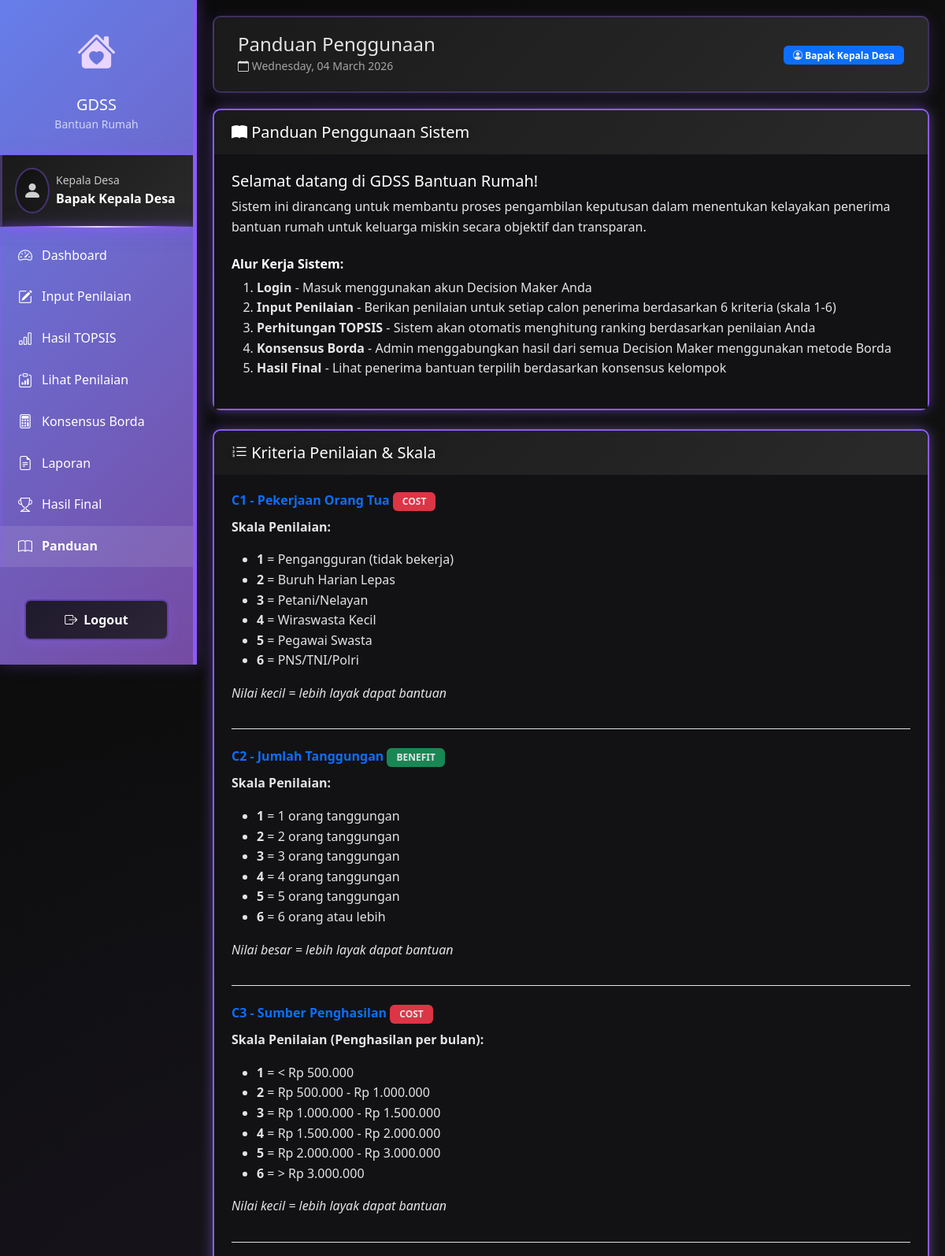
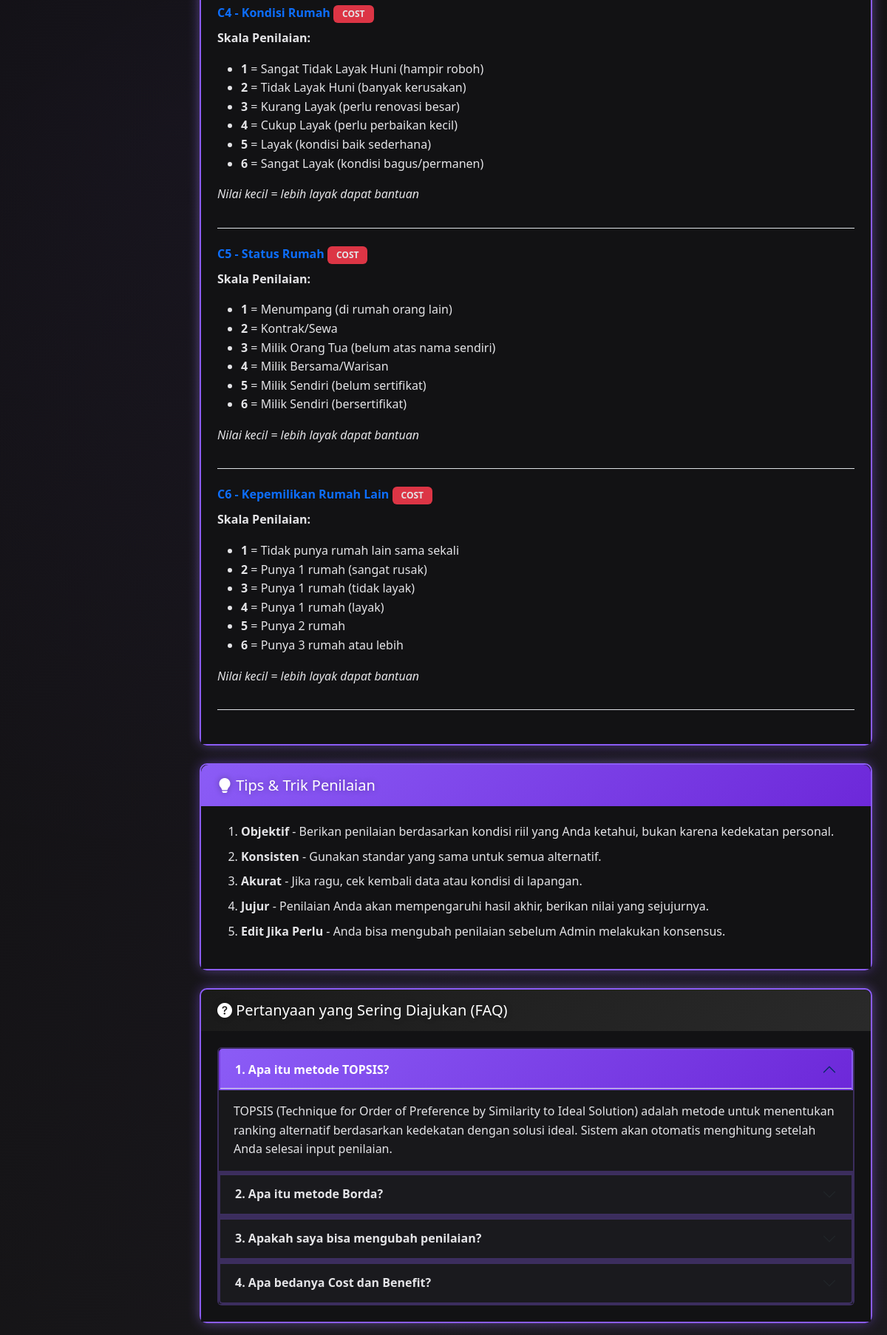
/dm/panduan.php (signed in, upper part), run on the app's committed database (2 pictures, top to bottom).
### tables this page shows
CREATE TABLE `kriteria` (
  `id` int NOT NULL,
  `kode` varchar(10) NOT NULL,
  `nama_kriteria` varchar(100) NOT NULL,
  `jenis` enum('cost','benefit') NOT NULL,
  `bobot` decimal(5,3) NOT NULL
);

### config/database.php (called while the page is built, shortened)
<?php
$conn = mysqli_connect(DB_HOST, DB_USER, DB_PASS, DB_NAME);
mysqli_set_charset($conn, "utf8");
function query($sql) {
    global $conn;
    $result = mysqli_query($conn, $sql);
    return $result;
}
function fetchAll($sql) {
    $result = query($sql);
    $rows = [];
    while ($row = mysqli_fetch_assoc($result)) {
        $rows[] = $row;
    }
    return $rows;
}
?>

### dm/panduan.php (the view, shortened to what this page needs)
<?php
require_once '../includes/header.php';
$kriteria = fetchAll("SELECT * FROM kriteria ORDER BY kode");
?>
<div class="card mb-4">
    <div class="card-header bg-primary text-white">
        <h5 class="mb-0">
            <i class="bi bi-book-fill"></i> Panduan Penggunaan Sistem
        </h5>
    </div>
    <div class="card-body">
        <h5>Selamat datang di GDSS Bantuan Rumah!</h5>
        <p>
            Sistem ini dirancang untuk membantu proses pengambilan keputusan dalam menentukan
            kelayakan penerima bantuan rumah untuk keluarga miskin secara objektif dan transparan.
        </p>
        <h6 class="mt-4"><strong>Alur Kerja Sistem:</strong></h6>
        <ol>
            <li>
                <strong>Login</strong> - Masuk menggunakan akun Decision Maker Anda
            </li>
            <li>
                <strong>Input Penilaian</strong> - Berikan penilaian untuk setiap calon penerima
                berdasarkan 6 kriteria (skala 1-6)
            </li>
            <li>
                <strong>Perhitungan TOPSIS</strong> - Sistem akan otomatis menghitung ranking
                berdasarkan penilaian Anda
            </li>
            <li>
                <strong>Konsensus Borda</strong> - Admin menggabungkan hasil dari semua Decision Maker
                menggunakan metode Borda
            </li>
            <li>
                <strong>Hasil Final</strong> - Lihat penerima bantuan terpilih berdasarkan konsensus kelompok
            </li>
        </ol>
    </div>
</div>
<div class="card mb-4">
    <div class="card-header bg-success text-white">
        <h5 class="mb-0">
            <i class="bi bi-list-ol"></i> Kriteria Penilaian & Skala
        </h5>
    </div>
    <div class="card-body">
        <?php foreach ($kriteria as $k): ?>
        <div class="mb-4 pb-3 border-bottom">
            <h6 class="text-primary">
                <strong><?= $k['kode'] ?> - <?= $k['nama_kriteria'] ?></strong>
                <span class="badge bg-<?= $k['jenis'] == 'cost' ? 'danger' : 'success' ?>">
                    <?= strtoupper($k['jenis']) ?>
                </span>
            </h6>
            <?php if ($k['kode'] == 'C1'): ?>
                <p><strong>Skala Penilaian:</strong></p>
                <ul>
                    <li><strong>1</strong> = Pengangguran (tidak bekerja)</li>
                    <li><strong>2</strong> = Buruh Harian Lepas</li>
                    <li><strong>3</strong> = Petani/Nelayan</li>
                    <li><strong>4</strong> = Wiraswasta Kecil</li>
                    <li><strong>5</strong> = Pegawai Swasta</li>
                    <li><strong>6</strong> = PNS/TNI/Polri</li>
                </ul>
                <p class="text-muted"><em>Nilai kecil = lebih layak dapat bantuan</em></p>
            <?php elseif ($k['kode'] == 'C2'): ?>
                <p><strong>Skala Penilaian:</strong></p>
                <ul>
                    <li><strong>1</strong> = 1 orang tanggungan</li>
                    <li><strong>2</strong> = 2 orang tanggungan</li>
                    <li><strong>3</strong> = 3 orang tanggungan</li>
                    <li><strong>4</strong> = 4 orang tanggungan</li>
                    <li><strong>5</strong> = 5 orang tanggungan</li>
                    <li><strong>6</strong> = 6 orang atau lebih</li>
                </ul>
                <p class="text-muted"><em>Nilai besar = lebih layak dapat bantuan</em></p>
            <?php elseif ($k['kode'] == 'C3'): ?>
                <p><strong>Skala Penilaian (Penghasilan per bulan):</strong></p>
                <ul>
                    <li><strong>1</strong> = < Rp 500.000</li>
                    <li><strong>2</strong> = Rp 500.000 - Rp 1.000.000</li>
                    <li><strong>3</strong> = Rp 1.000.000 - Rp 1.500.000</li>
                    <li><strong>4</strong> = Rp 1.500.000 - Rp 2.000.000</li>
                    <li><strong>5</strong> = Rp 2.000.000 - Rp 3.000.000</li>
                    <li><strong>6</strong> = > Rp 3.000.000</li>
                </ul>
                <p class="text-muted"><em>Nilai kecil = lebih layak dapat bantuan</em></p>
            <?php elseif ($k['kode'] == 'C4'): ?>
                <p><strong>Skala Penilaian:</strong></p>
                <ul>
                    <li><strong>1</strong> = Sangat Tidak Layak Huni (hampir roboh)</li>
                    <li><strong>2</strong> = Tidak Layak Huni (banyak kerusakan)</li>
                    <li><strong>3</strong> = Kurang Layak (perlu renovasi besar)</li>
                    <li><strong>4</strong> = Cukup Layak (perlu perbaikan kecil)</li>
                    <li><strong>5</strong> = Layak (kondisi baik sederhana)</li>
                    <li><strong>6</strong> = Sangat Layak (kondisi bagus/permanen)</li>
                </ul>
                <p class="text-muted"><em>Nilai kecil = lebih layak dapat bantuan</em></p>
            <?php elseif ($k['kode'] == 'C5'): ?>
                <p><strong>Skala Penilaian:</strong></p>
                <ul>
                    <li><strong>1</strong> = Menumpang (di rumah orang lain)</li>
                    <li><strong>2</strong> = Kontrak/Sewa</li>
                    <li><strong>3</strong> = Milik Orang Tua (belum atas nama sendiri)</li>
                    <li><strong>4</strong> = Milik Bersama/Warisan</li>
                    <li><strong>5</strong> = Milik Sendiri (belum sertifikat)</li>
                    <li><strong>6</strong> = Milik Sendiri (bersertifikat)</li>
                </ul>
                <p class="text-muted"><em>Nilai kecil = lebih layak dapat bantuan</em></p>
            <?php elseif ($k['kode'] == 'C6'): ?>
                <p><strong>Skala Penilaian:</strong></p>
                <ul>
                    <li><strong>1</strong> = Tidak punya rumah lain sama sekali</li>
                    <li><strong>2</strong> = Punya 1 rumah (sangat rusak)</li>
                    <li><strong>3</strong> = Punya 1 rumah (tidak layak)</li>
                    <li><strong>4</strong> = Punya 1 rumah (layak)</li>
                    <li><strong>5</strong> = Punya 2 rumah</li>
                    <li><strong>6</strong> = Punya 3 rumah atau lebih</li>
                </ul>
                <p class="text-muted"><em>Nilai kecil = lebih layak dapat bantuan</em></p>
            <?php endif; ?>
        </div>
        <?php endforeach; ?>
    </div>
</div>
<div class="card mb-4">
    <div class="card-header bg-warning">
        <h5 class="mb-0">
            <i class="bi bi-lightbulb-fill"></i> Tips & Trik Penilaian
        </h5>
    </div>
    <div class="card-body">
        <ol>
            <li class="mb-2">
                <strong>Objektif</strong> - Berikan penilaian berdasarkan kondisi riil yang Anda ketahui,
                bukan karena kedekatan personal.
            </li>
            <li class="mb-2">
                <strong>Konsisten</strong> - Gunakan standar yang sama untuk semua alternatif.
            </li>
            <li class="mb-2">
                <strong>Akurat</strong> - Jika ragu, cek kembali data atau kondisi di lapangan.
            </li>
            <li class="mb-2">
                <strong>Jujur</strong> - Penilaian Anda akan mempengaruhi hasil akhir, berikan nilai yang sejujurnya.
            </li>
            <li class="mb-2">
                <strong>Edit Jika Perlu</strong> - Anda bisa mengubah penilaian sebelum Admin melakukan konsensus.
            </li>
        </ol>
    </div>
</div>
<div class="card">
    <div class="card-header bg-info text-white">
        <h5 class="mb-0">
            <i class="bi bi-question-circle-fill"></i> Pertanyaan yang Sering Diajukan (FAQ)
        </h5>
    </div>
    <div class="card-body">
        <div class="accordion" id="accordionFAQ">
            <div class="accordion-item">
                <h2 class="accordion-header">
                    <button class="accordion-button" type="button" data-bs-toggle="collapse" data-bs-target="#faq1">
                        <strong>1. Apa itu metode TOPSIS?</strong>
                    </button>
                </h2>
                <div id="faq1" class="accordion-collapse collapse show" data-bs-parent="#accordionFAQ">
                    <div class="accordion-body">
                        TOPSIS (Technique for Order of Preference by Similarity to Ideal Solution) adalah
                        metode untuk menentukan ranking alternatif berdasarkan kedekatan dengan solusi ideal.
                        Sistem akan otomatis menghitung setelah Anda selesai input penilaian.
                    </div>
                </div>
            </div>
            <div class="accordion-item">
                <h2 class="accordion-header">
                    <button class="accordion-button collapsed" type="button" data-bs-toggle="collapse" data-bs-target="#faq2">
                        <strong>2. Apa itu metode Borda?</strong>
                    </button>
                </h2>
            </div>
            <div class="accordion-item">
                <h2 class="accordion-header">
                    <button class="accordion-button collapsed" type="button" data-bs-toggle="collapse" data-bs-target="#faq3">
                        <strong>3. Apakah saya bisa mengubah penilaian?</strong>
                    </button>
                </h2>
            </div>
            <div class="accordion-item">
                <h2 class="accordion-header">
                    <button class="accordion-button collapsed" type="button" data-bs-toggle="collapse" data-bs-target="#faq4">
                        <strong>4. Apa bedanya Cost dan Benefit?</strong>
                    </button>
                </h2>
            </div>
        </div>
    </div>
</div>
<?php require_once '../includes/footer.php'; ?>

### assets/css/style.css (style rules this page uses)
:root { --primary-purple: #8B5CF6; --secondary-purple: #A78BFA; --dark-purple: #6D28D9; --deep-purple: #5B21B6; --black-primary: #0A0A0A; --black-secondary: #1A1A1A; --black-tertiary: #2A2A2A; --black-quaternary: #3A3A3A; --success-color: #10B981; --danger-color: #EF4444; --warning-color: #F59E0B; --info-color: #3B82F6; --light-purple: #E9D5FF; --sidebar-width: 250px; --transition-speed: 0.3s; }
* { margin: 0; padding: 0; box-sizing: border-box; }
body { font-family: 'Segoe UI', Tahoma, Geneva, Verdana, sans-serif; background: linear-gradient(135deg, var(--black-primary) 0%, var(--black-secondary) 100%) !important; color: #FFFFFF !important; line-height: 1.6; overflow-x: hidden; }
body::before { content: ''; position: fixed; top: 0; left: 0; width: 100%; height: 100%; background: radial-gradient(circle at 20% 50%, rgba(139, 92, 246, 0.05) 0%, transparent 50%), radial-gradient(circle at 80% 80%, rgba(109, 40, 217, 0.05) 0%, transparent 50%); pointer-events: none; z-index: 0; }
div[class*="header"], div[class*="title"], div[class*="top"] { background-color: transparent !important; }
.card { background-color: #1a1a1e !important; border: 2px solid var(--primary-purple) !important; border-radius: 12px; box-shadow: 0 4px 25px rgba(139, 92, 246, 0.4), 0 0 20px rgba(139, 92, 246, 0.3), inset 0 0 20px rgba(139, 92, 246, 0.1); margin-bottom: 20px; transition: all var(--transition-speed) ease; position: relative; }
.card::before { content: ''; position: absolute; top: -2px; left: -2px; right: -2px; bottom: -2px; background: linear-gradient(135deg, var(--primary-purple) 0%, var(--secondary-purple) 50%, var(--primary-purple) 100%); border-radius: 12px; opacity: 0.5; z-index: -1; filter: blur(8px); animation: borderGlow 3s ease-in-out infinite; }
.card-header { background: linear-gradient(135deg, var(--primary-purple) 0%, var(--dark-purple) 100%) !important; color: #FFFFFF !important; border-radius: 12px 12px 0 0 !important; font-weight: 700; padding: 16px 22px; border: none; font-size: 16px; }
.card-header h1, .card-header h2, .card-header h3, .card-header h4, .card-header h5, .card-header h6 { color: #FFFFFF !important; margin: 0; text-shadow: 0 0 8px rgba(0, 0, 0, 0.3); }
.card-body { padding: 22px; color: #e4e4e7 !important; background-color: #121214 !important; }
.card-text, .card-title, .card p, .card span { color: #e4e4e7 !important; }
.badge { padding: 6px 12px; border-radius: 6px; font-weight: 600; font-size: 12px; color: #FFFFFF !important; }
h1, h2 { color: #F5F3FF !important; }
h5, h6 { color: #FFFFFF !important; }
.accordion-item { background-color: #18181b !important; border: 2px solid rgba(139, 92, 246, 0.3) !important; }
.accordion-header { background-color: #1a1a1e !important; }
.accordion-button { background-color: #1a1a1e !important; color: #e4e4e7 !important; border: 2px solid rgba(139, 92, 246, 0.3) !important; }
.accordion-button:not(.collapsed) { background: linear-gradient(135deg, var(--primary-purple) 0%, var(--dark-purple) 100%) !important; color: #FFFFFF !important; }
.accordion-body { background-color: #18181b !important; color: #e4e4e7 !important; }
.text-muted { color: rgba(255, 255, 255, 0.6) !important; }
[class*="white"], [class*="White"], [class*="bg-light"] { background-color: #1a1a1e !important; background: linear-gradient(135deg, var(--black-secondary) 0%, var(--black-tertiary) 100%) !important; color: #e4e4e7 !important; }
div:not(.sidebar):not(.btn):not(.badge) { background-color: transparent; }

### includes/header.php (style rules this page uses)
:root { --primary-color: #667eea; --secondary-color: #764ba2; }
body { background-color: #f8f9fa; font-family: 'Segoe UI', Tahoma, Geneva, Verdana, sans-serif; }
.card { border: none; border-radius: 10px; box-shadow: 0 2px 10px rgba(0, 0, 0, 0.1); margin-bottom: 20px; }
.card-header { background: linear-gradient(135deg, var(--primary-color) 0%, var(--secondary-color) 100%); color: white; border-radius: 10px 10px 0 0 !important; font-weight: 600; }

### data on the page
kriteria: kode "C1", nama_kriteria "Pekerjaan Orang Tua", jenis "COST", shows "Skala Penilaian:"
kriteria: kode "C2", nama_kriteria "Jumlah Tanggungan", jenis "BENEFIT", shows "Skala Penilaian:"
kriteria: kode "C3", nama_kriteria "Sumber Penghasilan", jenis "COST", shows "Skala Penilaian (Penghasilan per bulan):"
kriteria: kode "C4", nama_kriteria "Kondisi Rumah", jenis "COST", shows "Skala Penilaian:"
kriteria: kode "C5", nama_kriteria "Status Rumah", jenis "COST", shows "Skala Penilaian:"
kriteria: kode "C6", nama_kriteria "Kepemilikan Rumah Lain", jenis "COST", shows "Skala Penilaian:"

### other printed values
getRoleDisplay($userInfo['role']) "Kepala Desa"
$userInfo['nama'] "Bapak Kepala Desa"
$pageTitle "Panduan Penggunaan"
